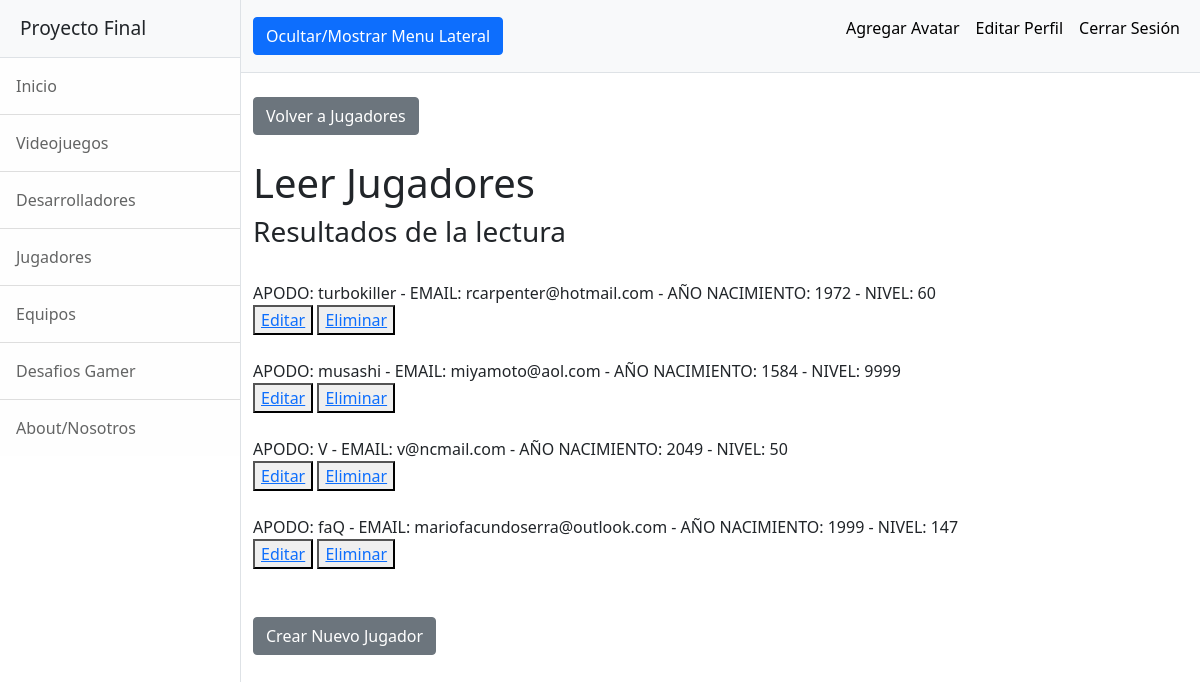
Page /AppFinal/jugadoresLeer (signed in) on the earlier database version.
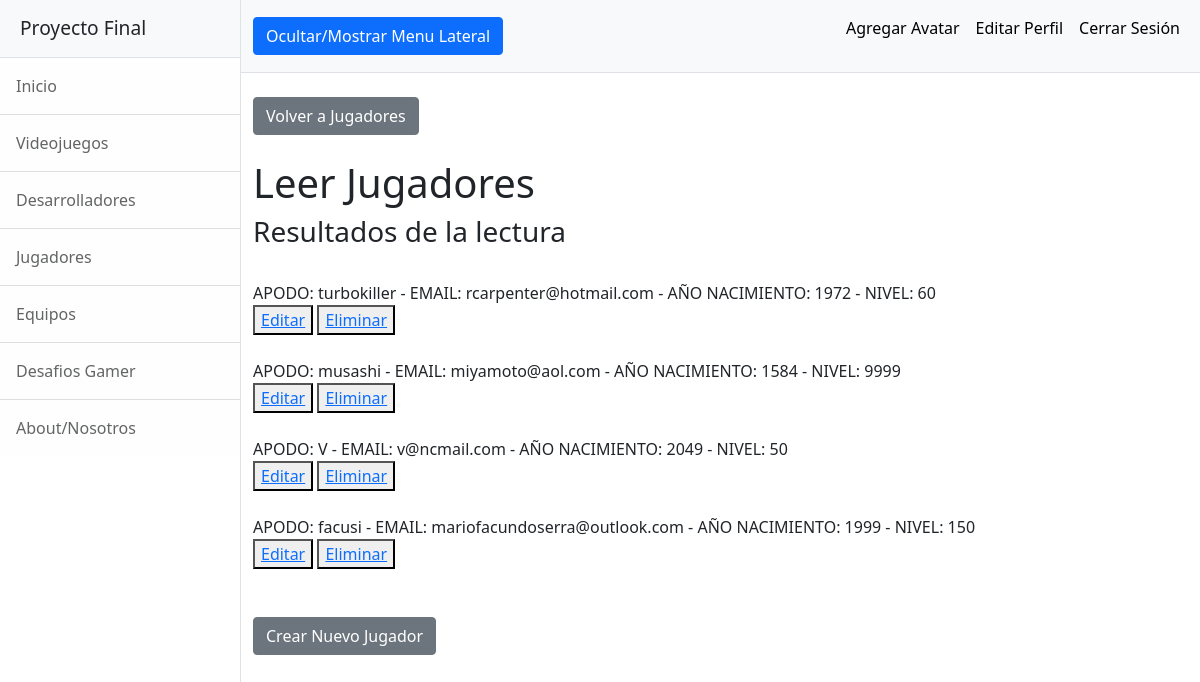
Same page on the later database version.
### AppFinal/models.py (models this page shows)
class Jugador(models.Model):
    apodo = models.CharField(max_length = 15)
    email = models.EmailField()
    año_nacimiento = models.IntegerField()
    nivel = models.IntegerField()
    def __str__(self):
        return f"APODO: {self.apodo} - EMAIL: {self.email} - AÑO NACIMIENTO: {self.año_nacimiento} - NIVEL: {self.nivel}"

### AppFinal/views.py (the view)
# urls.py: path('jugadoresLeer', views.jugadoresLeer, name="JugadoresLeer"),
@login_required
def jugadoresLeer(request):
    jugadores = Jugador.objects.all()
    contexto = {"jugadores":jugadores}
    return render(request, "AppFinal/jugadoresLeer.html", contexto)

### AppFinal/templates/AppFinal/jugadoresLeer.html
{% extends "AppFinal/padre.html" %}
{% load static %}
{% block dynamicContent %}
    <div class="container-fluid">
        <br><a class="btn btn-secondary" href="{% url 'Jugadores' %}">Volver a Jugadores</a>
        <h1 class="mt-4">Leer Jugadores</h1>
        <h3>Resultados de la lectura</h3><br>
        {% for jugador in jugadores %}
            {{jugador}}<br>
            <button><a href="{% url 'JugadoresEditar' jugador.apodo %}">Editar</a></button>
            <button><a href="{% url 'JugadoresEliminar' jugador.apodo %}">Eliminar</a></button><br><br>
        {% endfor %}
        <br><a class="btn btn-secondary" href="{% url 'JugadoresFormulario' %}">Crear Nuevo Jugador</a>
    </div>
{% endblock %}

Differences in the rows shown:
changed Jugador: apodo+email+año_nacimiento "APODO: faQ - EMAIL: mariofacundoserra@outlook.com - AÑO NACIMIENTO: 1999 - NIVEL: 147" → "APODO: facusi - EMAIL: mariofacundoserra@outlook.com - AÑO NACIMIENTO: 1999 - NIVEL: 150"
